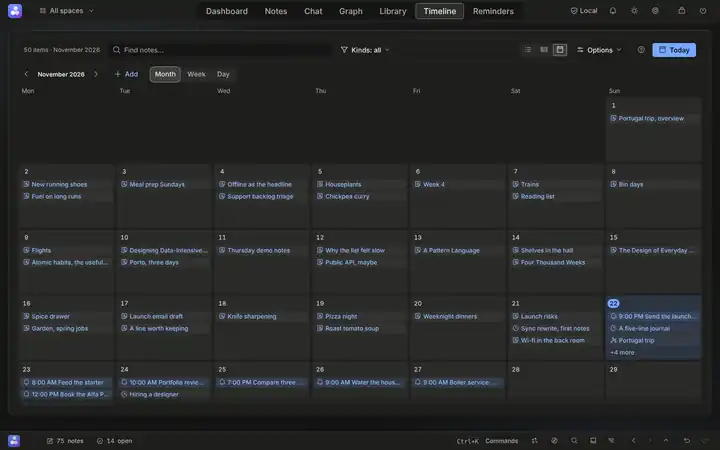
#> input picture frontend/img/help/timeline.webp, 720 x 450 px
$ python -i ocr_prep.py   (imports and definitions only)
#> lines starting #> are read from the running program, lines starting #| are printed output that depends on the picture
"""The one preparation step every Tesseract read goes through (INBOX 1568).

**Why it exists.** A region drawn round the "Goal" box of a board export came
back "No text was found in that region", and the whole page read as garbage:
the labels are about 8 px tall, dark on a light box, over a dark canvas.
Tesseract is trained on text about 30 px tall (its own documentation says
below roughly 20 px accuracy falls off a cliff), and it assumes dark text on a
light ground. A screenshot, a canvas export or a phone photo of a slide breaks
both assumptions at once, and nothing in the read said so: an empty answer
looks exactly like a page with no words on it.

So before Tesseract sees a picture it is made to look like the pages it was
trained on: grey, light ground, text near 30 px, two tones found by Otsu. The
decisions are plain numbers over a grey histogram (`otsu_threshold`,
`is_dark_ground`, `scale_factor`), so they are tested without Pillow or the
binary; only `prepare` touches pixels.

**Otsu stretches, it does not cut.** The first version cut at Otsu's level (a
hard black and white). Measured on an 8 px label (tests/test_ocr_prep_1568.py
renders it): once enlarged, a thin anti-aliased stroke is a mid grey, and a
hard cut at the level between a dark canvas and a light box threw those strokes
away, so "Goal" read as "Gel", "ool" or "Gal" at every scale from 3 to 5. Mapping
the two Otsu class means to black and white keeps the strokes and still gives
Tesseract the full two-tone contrast, and "Goal" reads every time. Pillow is imported where it is used:
this file has to stay importable without it, like the rest of `ocr.py`.

The text height is measured, not assumed: a row-to-row edge map's rows are grouped into
bands (a line of text is a run of rows with edges in them) and the median band
height is the text height. A band that is not text, such as a box border, is a
run of one or two rows and is dropped, which is why a label inside a drawn box
is still measured as a label.
"""

from __future__ import annotations

from collections.abc import Sequence
from typing import NamedTuple

#: Tesseract's sweet spot for a capital letter's height is about 30 px; the
#: bands measured here include ascenders and descenders, a little taller, so
#: the target is the band height and not the cap height.
TARGET_TEXT_PX = 30.0

#: Never blow a picture up by more than this: a mis-measured band (noise read
#: as 1 px text) must not turn a page into a 100-megapixel buffer.
MAX_SCALE = 6.0

#: Below this ratio a resample costs more (blur) than it earns.
MIN_USEFUL_SCALE = 1.25

#: The largest picture handed to Tesseract after scaling. Its memory use grows
#: with the pixel count and a slow read is worse than a slightly smaller one.
MAX_PIXELS = 16_000_000

#: A ground whose median grey is below this is dark. 128 is the midpoint of
#: the 0 to 255 range; a screenshot in a dark theme sits well under it and a
#: scanned page well over it, so the exact value is not delicate.
DARK_GROUND_BELOW = 128

#: An edge response (0 to 255) at or above this counts as an edge.
EDGE_LEVEL = 48

#: A row is "inked" when at least this fraction of its pixels are edges. Low on
#: purpose: a single 8 px label on a wide board covers a few percent of a row.
ROW_INK_FRACTION = 0.006

#: Runs of fewer rows than this are borders and rules, not lines of text.
MIN_BAND_ROWS = 3

#: A band taller than this many rows is a picture or a merged block, not one
#: line of text, and is left out of the measurement.
MAX_BAND_ROWS = 160


def _total(hist: Sequence[int]) -> int:
    return int(sum(hist))


def median_grey(hist: Sequence[int]) -> int:
    """The grey level half the pixels are at or below (the ground, when the
    ground is most of the picture)."""
    total = _total(hist)
    if total <= 0:
        return 255
    half, seen = total / 2, 0
    for level, count in enumerate(hist):
        seen += count
        if seen >= half:
            return level
    return len(hist) - 1


def is_dark_ground(hist: Sequence[int]) -> bool:
    """True when most of the picture is dark, so the read should be inverted
    to the dark-text-on-light page Tesseract expects."""
    return _total(hist) > 0 and median_grey(hist) < DARK_GROUND_BELOW


def otsu_threshold(hist: Sequence[int]) -> int:
    """Otsu's level: the grey that best splits the histogram in two (maximum
    between-class variance). Pixels at or below it are one tone, above it the
    other. A flat picture (one grey) returns that grey, so nothing splits."""
    total = _total(hist)
    if total <= 0:
        return 128
    weighted_all = sum(level * count for level, count in enumerate(hist))
    below = 0
    weighted_below = 0
    best_level, best_variance = 0, -1.0
    for level, count in enumerate(hist):
        below += count
        if below == 0:
            continue
        above = total - below
        if above == 0:
            break
        weighted_below += level * count
        mean_below = weighted_below / below
        mean_above = (weighted_all - weighted_below) / above
        variance = below * above * (mean_below - mean_above) ** 2
        if variance > best_variance:
            best_variance, best_level = variance, level
    return best_level


def class_means(hist: Sequence[int], level: int) -> tuple[float, float]:
    """The mean grey at or below `level` and the mean above it: the two tones
    Otsu found (dark ink or canvas, light ground)."""
    low = sum(hist[: level + 1])
    high = sum(hist[level + 1 :])
    mean_low = sum(i * c for i, c in enumerate(hist[: level + 1])) / low if low else 0.0
    mean_high = (
        sum((i + level + 1) * c for i, c in enumerate(hist[level + 1 :])) / high if high else 255.0
    )
    return mean_low, mean_high


def stretch_table(hist: Sequence[int]) -> list[int]:
    """A 256-entry lookup mapping Otsu's dark tone to 0 and its light tone to
    255, linear between and clamped outside. A flat picture (the tones are the
    same grey) maps to itself rather than dividing by zero."""
    low, high = class_means(hist, otsu_threshold(hist))
    span = high - low
    if span < 8:
        return list(range(256))
    return [int(min(255, max(0, (v - low) / span * 255))) for v in range(256)]


def scale_factor(text_px: float, width: int, height: int) -> float:
    """How much to enlarge a picture whose text is `text_px` tall.

    1.0 when the text is already big enough (or could not be measured, `0`),
    never more than `MAX_SCALE`, and cut back so the result stays under
    `MAX_PIXELS`. A ratio under `MIN_USEFUL_SCALE` is not worth a resample.
    """
    if text_px <= 0 or width <= 0 or height <= 0:
        return 1.0
    wanted = min(TARGET_TEXT_PX / text_px, MAX_SCALE)
    room = (MAX_PIXELS / (width * height)) ** 0.5
    scale = min(wanted, room)
    if scale < MIN_USEFUL_SCALE:
        return 1.0
    return round(scale, 3)


def band_heights(row_ink: Sequence[float]) -> list[int]:
    """Heights of the runs of inked rows, in order. `row_ink` is the fraction
    of edge pixels in each row; a run is consecutive rows at or above
    `ROW_INK_FRACTION`."""
    heights: list[int] = []
    run = 0
    for value in row_ink:
        if value >= ROW_INK_FRACTION:
            run += 1
        elif run:
            heights.append(run)
            run = 0
    if run:
        heights.append(run)
    return heights


def text_height_from_bands(heights: Sequence[int]) -> float:
    """The median of the bands that can be a line of text, or 0.0."""
    lines = sorted(h for h in heights if MIN_BAND_ROWS <= h <= MAX_BAND_ROWS)
    if not lines:
        return 0.0
    return float(lines[len(lines) // 2])


def estimate_text_height(grey) -> float:
    """The height in pixels of a line of text in a grey Pillow image, or 0.0
    when none can be told apart. Edges, then row bands (see the module note)."""
    from PIL import Image, ImageChops  # noqa: PLC0415  # optional extra, imported where it is used

    width, height = grey.size
    if width < 4 or height < 4:
        return 0.0
    #: Each row against the one above it: a letter's tops, bottoms and bowls
    #: change between rows, a box's left and right sides never do, so a drawn
    #: box is not mistaken for a line of text as tall as itself.
    edges = ImageChops.difference(grey, ImageChops.offset(grey, 0, 1)).point(
        lambda v: 255 if v >= EDGE_LEVEL else 0
    )
    rows = edges.resize((1, height), resample=Image.Resampling.BOX)  # averaging: the inked share of each row
    ink = [value / 255.0 for value in rows.tobytes()]
    return text_height_from_bands(band_heights(ink))


def to_grey(img):
    """Grey, with transparency flattened onto white: a PNG whose ground is
    transparent keeps black under the alpha, which would read as a dark page."""
    from PIL import Image  # noqa: PLC0415  # optional extra, imported where it is used

    if img.mode in ("RGBA", "LA") or (img.mode == "P" and "transparency" in img.info):
        rgba = img.convert("RGBA")
        flat = Image.new("RGBA", rgba.size, (255, 255, 255, 255))
        flat.alpha_composite(rgba)
        return flat.convert("L")
    return img.convert("L")


class Prepared(NamedTuple):
    """The picture to read and how much bigger than the original it is, so a
    box Tesseract reports on it can be put back on the original."""

    image: object
    scale: float


def prepare(img) -> Prepared:
    """The picture Tesseract should read: grey, dark text on a light ground,
    text near `TARGET_TEXT_PX`, the two Otsu tones at full contrast. Pure: the
    input is untouched."""
    from PIL import Image, ImageOps  # noqa: PLC0415  # optional extra, imported where it is used

    grey = to_grey(img)
    if is_dark_ground(grey.histogram()):
        grey = ImageOps.invert(grey)
    scale = scale_factor(estimate_text_height(grey), *grey.size)
    if scale > 1.0:
        size = (max(1, round(grey.width * scale)), max(1, round(grey.height * scale)))
        grey = grey.resize(size, resample=Image.Resampling.LANCZOS)
    return Prepared(grey.point(stretch_table(grey.histogram())), scale)


def prepare_for_detector(img) -> Prepared | None:
    """The picture RapidOCR should read (L703), or None when the original is
    already what it wants: grey, dark text on a light ground, text near
    `TARGET_TEXT_PX`. No Otsu stretch: its neural detector reads grey
    gradients, and a hard two-tone page loses the antialiased edges it uses.
    Pure: the input is untouched."""
    from PIL import Image, ImageOps  # noqa: PLC0415  # optional extra, imported where it is used

    grey = to_grey(img)
    dark = is_dark_ground(grey.histogram())
    if dark:
        grey = ImageOps.invert(grey)
    scale = scale_factor(estimate_text_height(grey), *grey.size)
    if not dark and scale <= 1.0:
        return None
    if scale > 1.0:
        size = (max(1, round(grey.width * scale)), max(1, round(grey.height * scale)))
        grey = grey.resize(size, resample=Image.Resampling.LANCZOS)
    return Prepared(grey, scale)

>>> from PIL import Image
>>> picture = Image.open('../../../frontend/img/help/timeline.webp')
#> picture is the input picture: PIL image 720x450 RGB; mean R, G, B 39.1, 40.5, 39.8
>>> result = prepare(picture)
#> in median_grey, `total = _total(hist)`: total = 324000
#> in median_grey, `half, seen = total / 2, 0`: half = 162000; seen = 0
#> the loop in median_grey, `for level, count in enumerate(hist):` made 40 passes
#> (count, seen) on passes 1 to 12: (41, 41), (17, 58), (9, 67), (13, 80), (10, 90), (15, 105), (18, 123), (32, 155), (20, 175), (31, 206), (34, 240), (16, 256)
#> after the loop in median_grey, `for level, count in enumerate(hist):`: seen = 162881
#> in prepare, `grey = ImageOps.invert(grey)`:
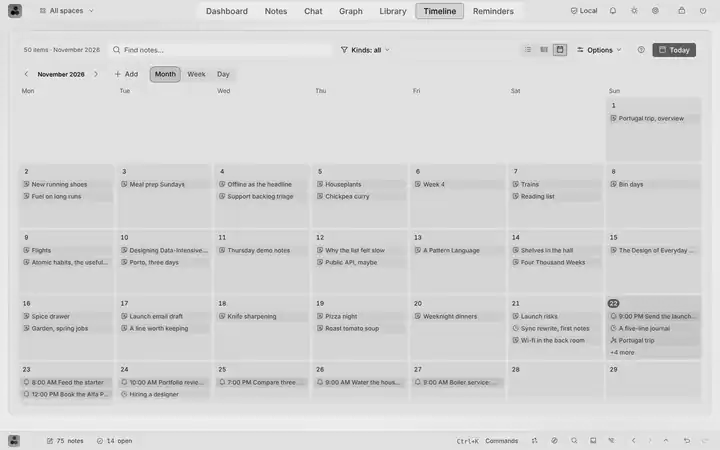
#> grey: PIL image 720x450 L; min 0, max 255, mean 215.1
#> in estimate_text_height, `edges = ImageChops.difference(grey, ImageChops.offset(grey, 0, 1)).poi..`:
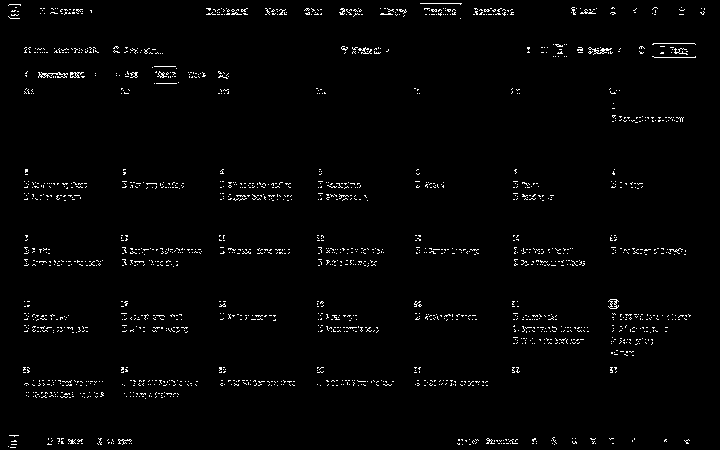
#> edges: PIL image 720x450 L; 1.8% white in thin lines or dots
#> in estimate_text_height, `ink = [value / 255.0 for value in rows.tobytes()]`: ink = 450 values, max 0.247 at index 249, min 0 at index 0, mean 0.018
#> the loop in band_heights, `for value in row_ink:` made 450 passes
#> (value, run) on passes 4, 5, 6, 8, 9, 10, 11, 12, 13, 14, 15, 16: (0.0588, 1), (0.0196, 2), (0.00392, 0), (0.0157, 1), (0.0824, 2), (0.157, 3), (0.141, 4), (0.098, 5), (0.0941, 6), (0.137, 7), (0.216, 8), (0.0157, 9)
#> run on passes 67, 68, 72, 73, 74, 75: 1, 0, 1, 2, 3, 4
#> after the loop in band_heights, `for value in row_ink:`: heights = 32 values, max 9 at index 1, min 1 at index 2, mean 4.62; run = 0
#> in text_height_from_bands, `lines = sorted(h for h in heights if MIN_BAND_ROWS <= h <= MAX_BAND_RO..`: lines = [3, 6, 6, 6, 6, 6, 6, 6, 7, 7, 7, 7, 8, 8, 8, 8, 8, 8, 9]
#> in scale_factor, `wanted = min(TARGET_TEXT_PX / text_px, MAX_SCALE)`: wanted = 4.29
#> in prepare, `size = (max(1, round(grey.width * scale)), max(1, round(grey.height * ..`: size = (3086, 1929)
#> in otsu_threshold, `total = _total(hist)`: total = 5952894
#> in otsu_threshold, `weighted_all = sum(level * count for level, count in enumerate(hist))`: weighted_all = 1280173939
#> the loop in otsu_threshold, `for level, count in enumerate(hist):` made 256 passes
#> (count, below, above, weighted_below, mean_below, best_variance) on passes 1 to 12: (36, 36, 5952858, 0, 0, 9.91e+12), (12, 48, 5952846, 12, 0.25, 1.32e+13), (16, 64, 5952830, 44, 0.688, 1.75e+13), (13, 77, 5952817, 83, 1.08, 2.1e+13), (12, 89, 5952805, 131, 1.47, 2.42e+13), (9, 98, 5952796, 176, 1.8, 2.65e+13), (8, 106, 5952788, 224, 2.11, 2.86e+13), (8, 114, 5952780, 280, 2.46, 3.07e+13), (6, 120, 5952774, 328, 2.73, 3.22e+13), (8, 128, 5952766, 400, 3.12, 3.42e+13), (7, 135, 5952759, 470, 3.48, 3.6e+13), (11, 146, 5952748, 591, 4.05, 3.87e+13)
#> (below, above, weighted_below, mean_below, best_variance) on passes 61 to 66: (1173, 5951721, 42270, 36.04, 2.24e+14), (1220, 5951674, 45137, 37, 2.3e+14), (1268, 5951626, 48113, 37.94, 2.37e+14), (1319, 5951575, 51326, 38.91, 2.44e+14), (1376, 5951518, 54974, 39.95, 2.51e+14), (1438, 5951456, 59004, 41.03, 2.59e+14)

$ run again, on frontend/img/help/whiteboard.webp
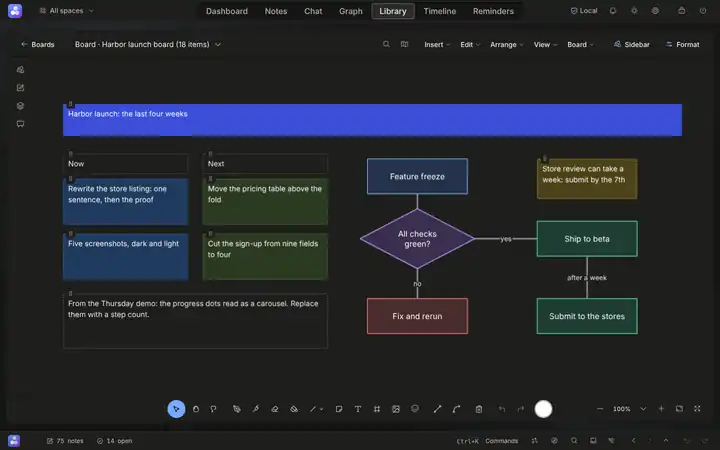
#> input picture frontend/img/help/whiteboard.webp, 720 x 450 px
#> picture is the input picture: PIL image 720x450 RGB; mean R, G, B 36.7, 40.4, 46.9
#> in to_grey, `return img.convert("L")`:
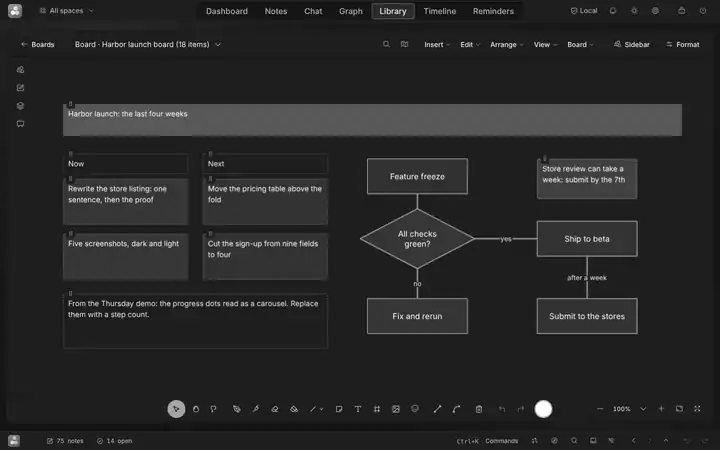
#> returned value: PIL image 720x450 L; min 0, max 255, mean 39.9
#> in median_grey, `total = _total(hist)`: total = 324000
#> in median_grey, `half, seen = total / 2, 0`: half = 162000; seen = 0
#> the loop in median_grey, `for level, count in enumerate(hist):` made 31 passes
#> (count, seen) on passes 1 to 8: (40, 40), (18, 58), (9, 67), (12, 79), (9, 88), (18, 106), (25, 131), (28, 159)
#> after the loop in median_grey, `for level, count in enumerate(hist):`: seen = 215863
#> in estimate_text_height, `edges = ImageChops.difference(grey, ImageChops.offset(grey, 0, 1)).poi..`:
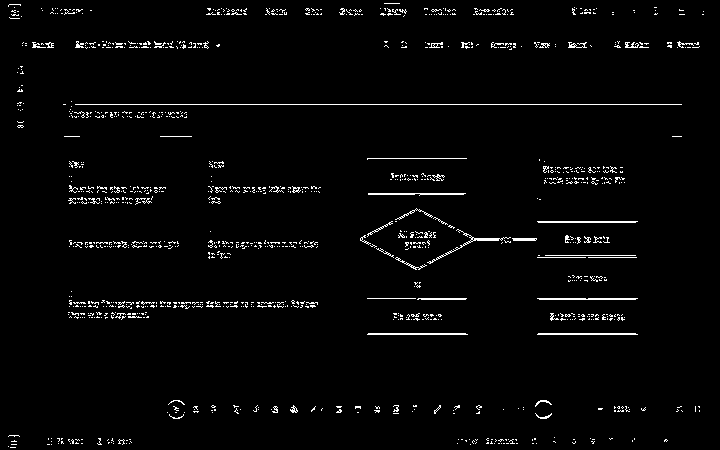
#> edges: PIL image 720x450 L; 2.5% white in thin lines or dots
#> ink = 450 values, max 0.847 at index 104, min 0 at index 0, mean 0.0253
#> the loop in band_heights, `for value in row_ink:` made 450 passes
#> (value, run) on passes 4, 5, 6, 8, 9, 10, 11, 12: (0.0235, 1), (0.0157, 2), (0.00392, 0), (0.00784, 1), (0.0549, 2), (0.141, 3), (0.145, 4), (0.0863, 5)
#> after the loop in band_heights, `for value in row_ink:`: heights = 25 values, max 48 at index 15, min 1 at index 2, mean 7.52; run = 0
#> lines = [7, 7, 7, 7, 8, 9, 9, 9, 10, 11, 19, 23, 48]
#> wanted = 3.33
#> size = (2400, 1500)
#> in otsu_threshold, `total = _total(hist)`: total = 3600000
#> weighted_all = 774513348
#> the loop in otsu_threshold, `for level, count in enumerate(hist):` made 256 passes
#> (count, below, above, weighted_below, mean_below, mean_above, best_variance) on passes 1 to 8: (697, 697, 3599303, 0, 0, 215.2, 1.16e+14), (511, 1208, 3598792, 511, 0.423, 215.2, 2.01e+14), (197, 1405, 3598595, 905, 0.644, 215.2, 2.33e+14), (103, 1508, 3598492, 1214, 0.805, 215.2, 2.5e+14), (92, 1600, 3598400, 1582, 0.989, 215.2, 2.64e+14), (79, 1679, 3598321, 1977, 1.18, 215.2, 2.77e+14), (65, 1744, 3598256, 2367, 1.36, 215.2, 2.87e+14), (53, 1797, 3598203, 2738, 1.52, 215.2, 2.95e+14)
